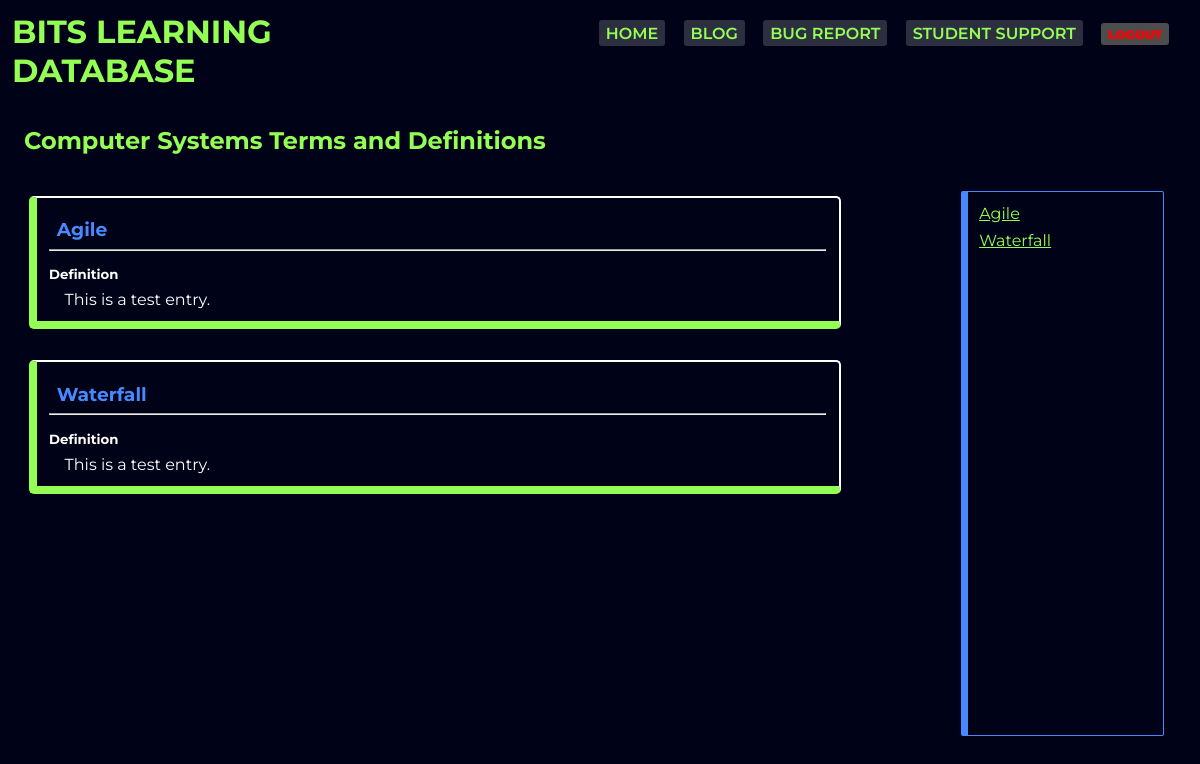
Screenshot of /BLD/termsse/ (signed in) with the database file from the repository.
### database/models.py (models this page shows, shortened)
class TermSe(models.Model):
    title = CharField(max_length=120, default="please enter the title")
    defn = TextField(default="please enter the details")

### database/views.py (the view)
# urls.py: path('termsse/', databaseviews.termsse, name="termsse"),
def termsse(request):
    context = {
        'datase': TermSe.objects.all()
    }
    return render(request, 'data/SE/terms.html', context)

### database/templates/data/SE/terms.html
{% extends 'database/base.html' %}
{% block terms %}
    <div class="headcs">
        <h2>Computer Systems Terms and Definitions</h2>
    </div>
    <div class="termsbody">
        <div class="datalist">
            {% for data in datase  %}
                <div class="terms" id="{{data.title}}">
                    <h3>{{data.title}}</h3>
                    <hr>
                    <h5>Definition</h5>
                    <p>{{data.defn}}</p>
                </div>
            {% endfor %}
        </div>
        <div class="navlist">
            {% for data in datase %}
                <div class="tag">
                    <a href="#{{data.title}}">{{data.title}}</a>
                </div>
            {% endfor %}
        </div>
    </div>
{% endblock terms %}

### main/static/main/style.css (style rules this page uses)
* { padding: 0%; margin: 0%; font-family: 'Montserrat', sans-serif; }
#body { background: #000317; }

### database/static/database/style.css (style rules this page uses)
* { font-family: 'Montserrat', sans-serif; }
.headcs { background: #000317; color: #93FF54; margin: 2%; margin-bottom: 0%; }
.terms { width: 500%; margin: 3%; margin-bottom: 20%; padding: 8%; border: 2px solid white; border-radius: 5px; border-left: 8px solid #93FF54; border-bottom: 8px solid #93FF54; }
.terms h3 { color: #4989FF; padding: 1%; }
.terms h5 { margin-top: 2%; color: #fff; }
.terms p { margin-top: 1%; margin-left: 2%; color: white; }
.termsbody { display: flex; justify-content: space-between; margin-left: 2%; margin-right: 2%; margin-top: 3%; height: 70vh; overflow-y: auto; }
.navlist { position: -webkit-sticky; position: sticky; top: 0; border: 1px solid #4989FF; border-left: 7px solid #4989FF; border-radius: 2px; height: 65vh; width: 15%; padding: 1%; margin-right: 1%; overflow-y: hidden; }
.tag { text-align: left; margin-bottom: 5%; }
.tag a { color: #93FF54; }

### rows the page displays
TermSe: title "Agile", defn "This is a test entry."
TermSe: title "Waterfall", defn "This is a test entry."
